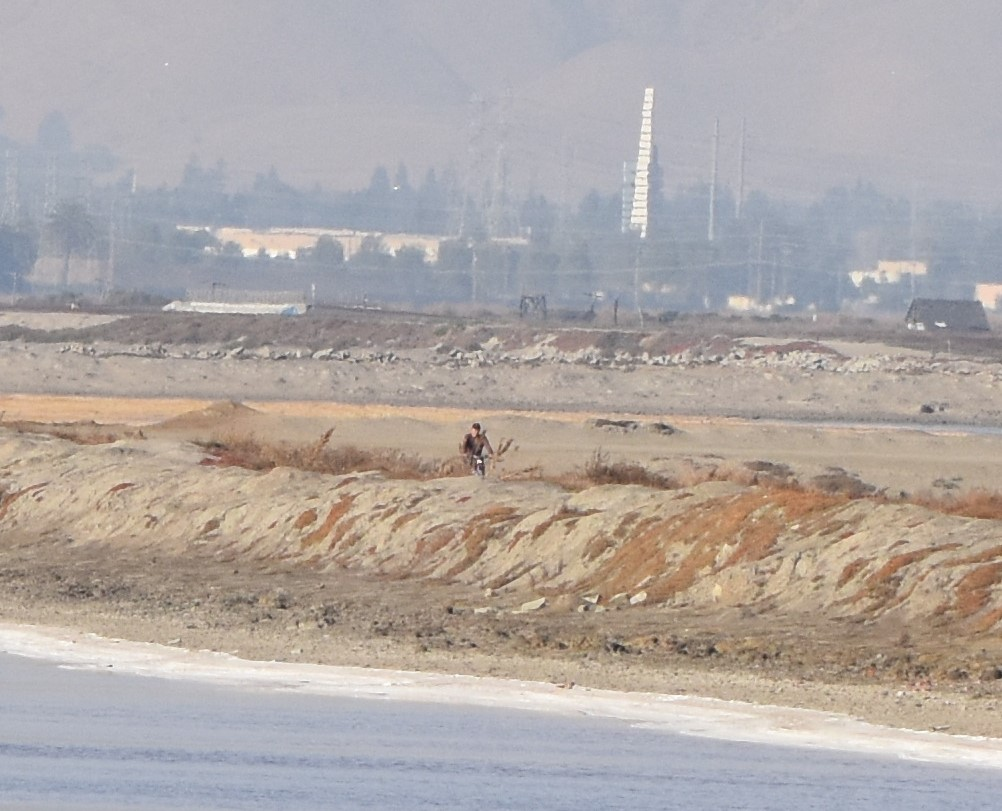
//> input picture img/target.jpg, 1002 x 811 px
$ ./surf_64 ../img/target.jpg 3 2 3   (built with g++ and OpenCV 4)
//> lines starting //> are read from the running program, lines starting //| are printed output that depends on the picture
#include <opencv2/opencv.hpp>
#include <opencv2/xfeatures2d.hpp>
#include <iostream>
#include <vector>
#include <string>
#include <numeric>
#include <cmath>
using namespace cv;
using namespace cv::xfeatures2d;
using namespace std;


Mat addPad(Mat img){
    int length = max(img.cols, img.rows);
    Mat shiftImg = Mat::zeros(2 * length, 2 * length, img.type());
    Mat ROI = shiftImg(Rect(length - img.cols / 2, length - img.rows / 2, img.cols, img.rows));
    img.copyTo(ROI);
    return shiftImg;
}

// [5 lines left out: function getPosition, not called in this run]


Mat rotateImg(Mat img, Mat affineMat, Point2f center){


    Mat out;
    //cout<<format(affineMat, Formatter::FMT_PYTHON)<<endl;
    warpAffine(img, out, affineMat, img.size() , INTER_LINEAR, BORDER_TRANSPARENT);
    return out;
}

bool isCorrect(Point2f p1, Point2f p2, double d = 10){
    return d > sqrt((p1.x - p2.x)*(p1.x - p2.x) + (p1.y - p2.y)*(p1.y - p2.y));
}

double draw_match_64(Mat img1, Mat img2, Mat affineMat, int angle, double scale, int matchNum = 50, bool extended = false){

    int minHessian=400;
    Ptr<SURF>  detector = SURF::create(minHessian, 4, 3, extended);
    vector<KeyPoint>keyPoints_img1, keyPoints_img2;
    detector->detect(img1, keyPoints_img1);
    detector->detect(img2, keyPoints_img2);


    Mat descriptor_img1, descriptor_img2;
    detector->compute(img1, keyPoints_img1, descriptor_img1);
    detector->compute(img2, keyPoints_img2, descriptor_img2);


    BFMatcher matcher;
    vector<DMatch>matches;
    matcher.match(descriptor_img1, descriptor_img2, matches);

    sort(matches.begin(), matches.end());

    vector<DMatch> good_matches;
    //copy(matches.begin(), matches.begin() + min(matchNum, (int)matches.size()), good_matches.begin());
    good_matches.assign(matches.begin(), matches.begin() + min(matchNum, (int)matches.size()));

    Mat img_matches = Mat::zeros(img1.rows, 2 * img1.cols, img1.type());
    Mat ROI = img_matches(Rect(0, 0, img1.cols, img1.cols));
    img1.copyTo(ROI);
    ROI = img_matches(Rect(img1.cols, 0, img1.cols, img1.rows));
    img2.copyTo(ROI);

    Point2f p1, p2, position;
    Point2f shift = Point2f(img1.cols, 0);

    int good = 0;

    for(unsigned int i = 0; i < min(matchNum, (int)good_matches.size()); ++i)
    {
        p1 = keyPoints_img1[good_matches[i].queryIdx].pt;
        p2 = keyPoints_img2[good_matches[i].trainIdx].pt;
        position = getPosition(p1, affineMat);
        if (isCorrect(p2, position))
        {
            line(img_matches, p1, p2+shift, Scalar(0, 255, 0));
            good++;
        }

        else
        {
            line(img_matches, p1, p2+shift, Scalar(0, 0, 255));
        }


    }

    double accuracy = good * 1.0 / matchNum;
   // cout<<accuracy<<endl;
    string ac = "Accuracy: ";
    string ag = "Angle: ";
    string sc = "Scale: ";
   // cout<< ac << accuracy <<endl;
    putText(img_matches, ac + to_string(accuracy) + " " + ag + to_string(angle) + " " + sc + to_string(scale), Point(100, 100), HersheyFonts::FONT_HERSHEY_PLAIN, 2, Scalar(0, 255, 0));

   return accuracy;
}


// [65 lines left out: function draw_match, not called in this run]

//Usage: <Img> <Angle> <Scale> <MatchNum>

int main(int argc, char const *argv[])
{
    if (argc != 5){
        cout<<"Usage: <Img> <Step> <Scale> <MatchNum>"<<endl;
        exit(0);
    }

    string folder = "/home/jiaming/research/img/";
    string img1_name = argv[1];
    int step = strtol(argv[2], NULL, 10);
    double scale = strtod(argv[3], NULL);
    int matchNum = strtol(argv[4], NULL, 10);
    Mat img1 = imread(folder + img1_name, IMREAD_GRAYSCALE);
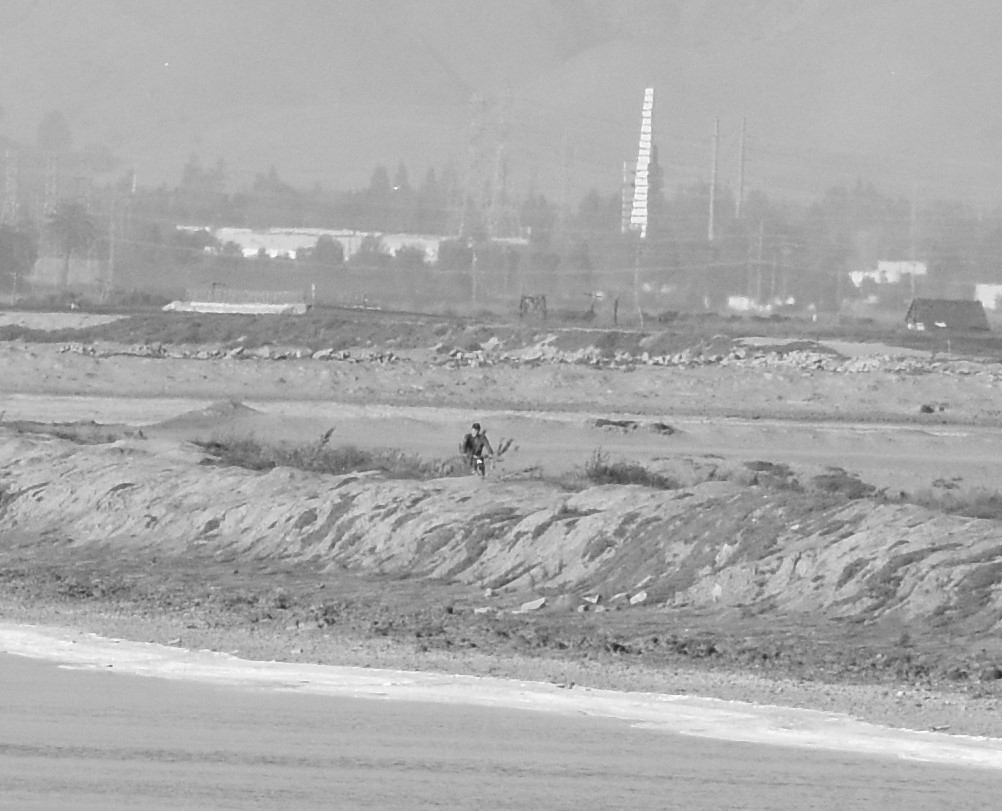
//> img1: 811 rows x 1002 cols, CV_8UC1; min 33, max 255, mean 169.8

    Mat pad = addPad(img1);
//> in addPad, `img.copyTo(ROI);`:
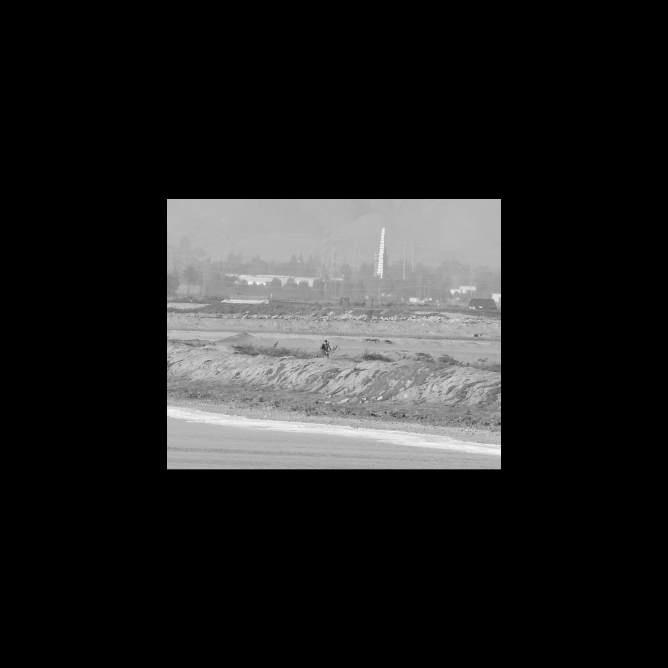
//> shiftImg: 2004 rows x 2004 cols, CV_8UC1 (shown at 1/3 size); min 0, max 255, mean 34.4
    Point2f center = Point2f(pad.cols / 2, pad.rows / 2);
//> center = Point(1002, 1002)

    vector<double> vc_acc_64;
    vector<double> vc_acc_normal;
    vector<double> mean_acc_64;
    vector<double> mean_acc_normal;

for (int i = 0 ; i < 11; i++){
//> (the run ends here: the program stops with an error, at `Ptr<SURF>  detector = SURF::create(minHessian, 4, 3, extended);`)

$ run again, on img/monkey.png
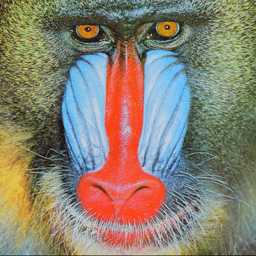
//> input picture img/monkey.png, 256 x 256 px
//> `Mat img1 = imread(folder + img1_name, IMREAD_GRAYSCALE);`:
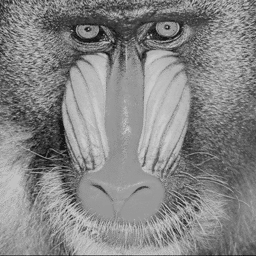
//> img1: 256 rows x 256 cols, CV_8UC1; min 21, max 203, mean 133.5
//> in addPad, `img.copyTo(ROI);`:
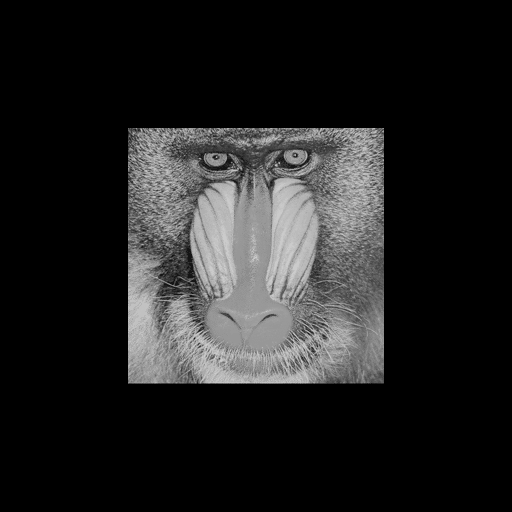
//> shiftImg: 512 rows x 512 cols, CV_8UC1; min 0, max 203, mean 33.4

$ run again, on img/test.png
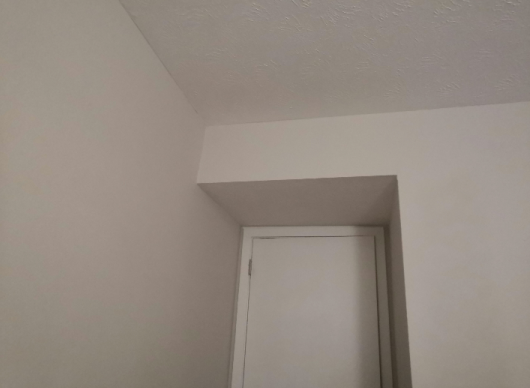
//> input picture img/test.png, 530 x 388 px
//> in addPad, `img.copyTo(ROI);`:
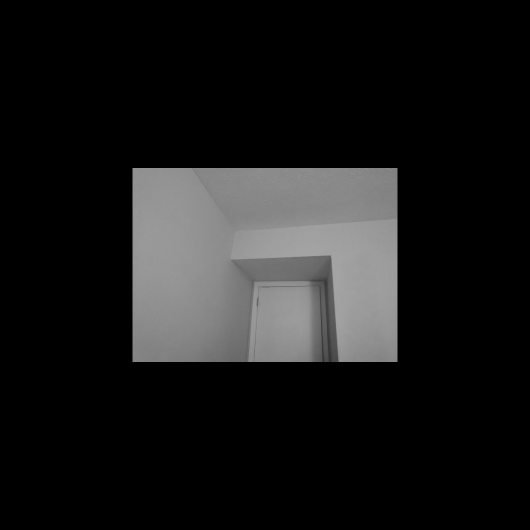
//> shiftImg: 1060 rows x 1060 cols, CV_8UC1 (shown at 1/2 size); min 0, max 166, mean 25.5
